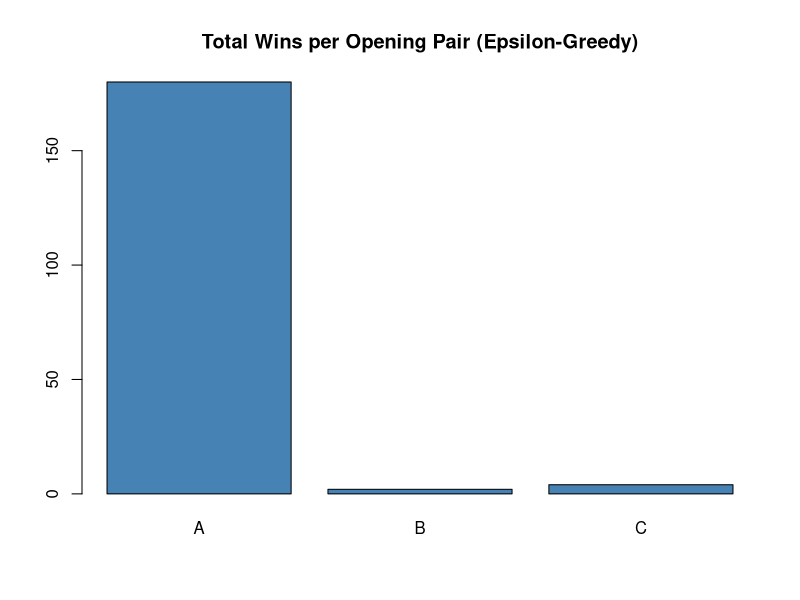
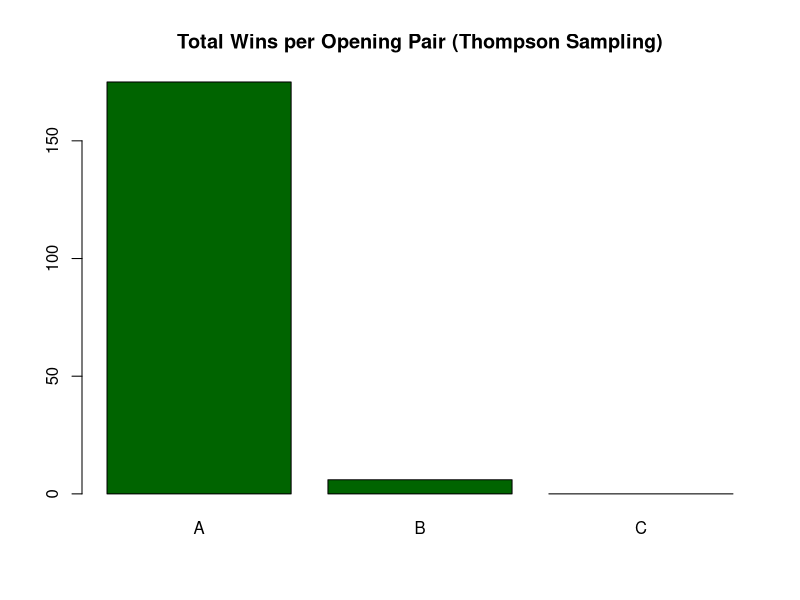

Reproduce these figures in R, in order.
## ---- chunk 1
knitr::opts_chunk$set(echo = TRUE)
## ---- chunk 2
set.seed(123)

# True probabilities of success (unknown in reality)
true_probs <- c(A = 0.2, B = 0.05, C = 0.08)

# Initialize
wins <- c(A = 0, B = 0, C = 0)
trials <- c(A = 0, B = 0, C = 0)
epsilon <- 0.1
n_sim <- 1000

history <- data.frame(trial = 1:n_sim, chosen = NA, result = NA)

for (i in 1:n_sim) {
  if (runif(1) < epsilon || sum(trials) == 0) {
    arm <- sample(names(true_probs), 1)
  } else {
    success_rates <- ifelse(trials == 0, 0, wins / trials)
    arm <- names(which.max(success_rates))
  }

  result <- rbinom(1, 1, true_probs[arm])
  trials[arm] <- trials[arm] + 1
  wins[arm] <- wins[arm] + result

  history$chosen[i] <- arm
  history$result[i] <- result
}

barplot(wins, main = "Total Wins per Opening Pair (Epsilon-Greedy)", col = "steelblue")
## ---- chunk 3
# Thompson Sampling (Bayesian Bandit)

set.seed(123)
arms <- c("A", "B", "C")
true_probs <- c(A = 0.2, B = 0.05, C = 0.08)
n_sim <- 1000

# Initialize Beta priors
a <- c(A = 1, B = 1, C = 1)
b <- c(A = 1, B = 1, C = 1)

wins_ts <- c(A = 0, B = 0, C = 0)
trials_ts <- c(A = 0, B = 0, C = 0)

for (i in 1:n_sim) {
  sampled_probs <- sapply(arms, function(arm) rbeta(1, a[arm], b[arm]))
  arm <- names(which.max(sampled_probs))
  
  # Simulate outcome from true success probability
  result <- rbinom(1, 1, true_probs[arm])
  
  # Update Beta posterior
  a[arm] <- a[arm] + result
  b[arm] <- b[arm] + (1 - result)
  
  # Track stats
  trials_ts[arm] <- trials_ts[arm] + 1
  wins_ts[arm] <- wins_ts[arm] + result
}

# Plot results
barplot(wins_ts, main = "Total Wins per Opening Pair (Thompson Sampling)", col = "darkgreen")

